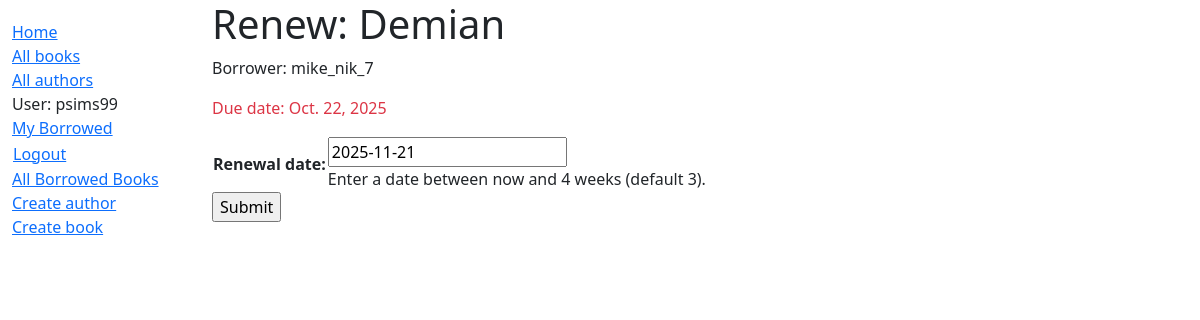
The app's page /catalog/book/c9f8fb75-5e09-4ea8-b915-ba13c70ce25c/renew (signed in), older data.
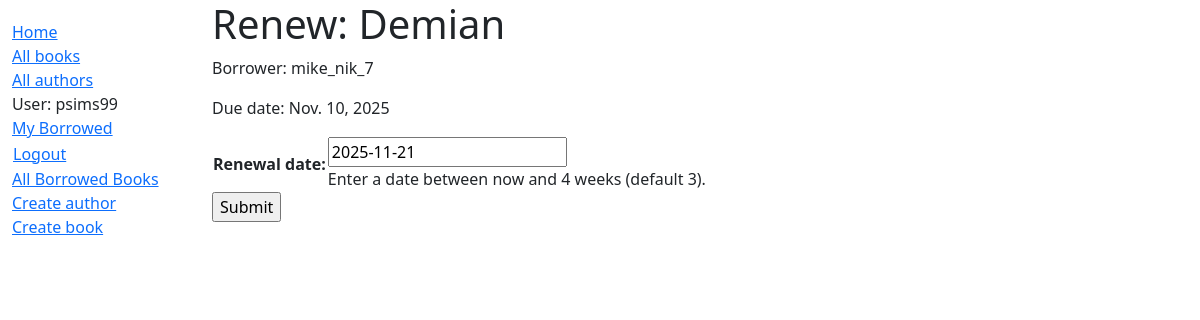
The same page, newer data.
### catalog/models.py (models this page shows, shortened)
class BookInstance(models.Model):
    id = models.UUIDField(primary_key=True, default=uuid.uuid4)
    book = models.ForeignKey(Book, on_delete=models.RESTRICT, null=True)
    imprint = models.CharField(max_length=200)
    due_back = models.DateField(null=True, blank=True)
    borrower = models.ForeignKey(
        settings.AUTH_USER_MODEL,
        on_delete=models.SET_NULL,
        null=True,
        blank=True
    )
    LOAN_STATUS = (
        ('m', 'Maintenance'),
        ('o', 'On loan'),
        ('a', 'Available'),
        ('r', 'Reserved'),
    )
    status = models.CharField(
        max_length=1,
        choices=LOAN_STATUS,
        blank=True,
        default='m',
    )
    class Meta:
        ordering = ['due_back']
        permissions = (
            ('can_mark_returned', 'Set book as returned'),
        )
    def is_overdue(self):
        return bool(self.due_back and date.today() > self.due_back)

### catalog/views.py (the view)
# urls.py: path('book/<uuid:pk>/renew', views.renew_book_librarian, name='renew-book-librarian'),
@login_required
@permission_required('catalog.can_mark_returned', raise_exception=True)
def renew_book_librarian(request, pk):
    book_instance = get_object_or_404(BookInstance, pk=pk)
    if request.method == 'POST':
        form = RenewBookForm(request.POST)
        if form.is_valid():
            book_instance.due_back = form.cleaned_data['renewal_date']
            book_instance.save()
            return HttpResponseRedirect(reverse('all-borrowed'))
    else:
        proposed_renewal_date = datetime.date.today() + datetime.timedelta(weeks=3)
        form = RenewBookForm(initial={'renewal_date': proposed_renewal_date})
    context = {
        'form': form,
        'book_instance': book_instance
    }
    return render(request, 'catalog/book_renew_librarian.html', context)

### catalog/forms.py (shortened to what this page needs)
class RenewBookForm(forms.Form):
    renewal_date = forms.DateField(help_text="Enter a date between now and 4 weeks (default 3).")

### catalog/templates/catalog/book_renew_librarian.html (shortened to what this page needs)
{% extends "base_generic.html" %}
{% block content %}
    <h1>Renew: {{book_instance.book.title}}</h1>
    <p>Borrower: {{book_instance.borrower}}</p>
    <p {% if book_instance.is_overdue %} class="text-danger"{% endif %} >Due date: {{ book_instance.due_back }}</p>
    <form action="" method="post">
        <table>
            {{form.as_table}}
        </table>
        <input type="submit" value="Submit">
    </form>
{% endblock %}

Row changes from the older to the newer data that the page shows:
changed BookInstance "mike_nik_7": due_back "Oct. 22, 2025" → "Nov. 10, 2025"
